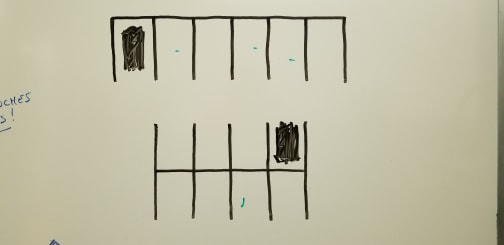
#> input picture camera_receiver/Data/parking_occupied.jpg, 504 x 245 px
$ python -i extract_car.py   (imports and definitions only)
#> lines starting #> are read from the running program, lines starting #| are printed output that depends on the picture; after the words box and inside, x2 and y2 are one past the last pixel; in counts of white or black regions, pixels touching at a corner belong together
#> further down, picture is the input picture: shape (245, 504, 3); mean B, G, R 165.6, 189, 192.3
import imutils
import numpy as np
import cv2
from random import randint

from extract_rectangle import extract_rectangle


def extract_car(img, result):
#> called with result = 'out.png'
    gray = cv2.cvtColor(img, cv2.COLOR_BGR2GRAY)
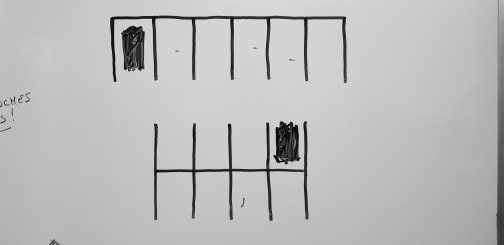
#> gray: shape (245, 504); min 1, max 227, mean 187.3

    ret, thresh = cv2.threshold(gray, 0, 255, cv2.THRESH_BINARY + cv2.THRESH_OTSU)
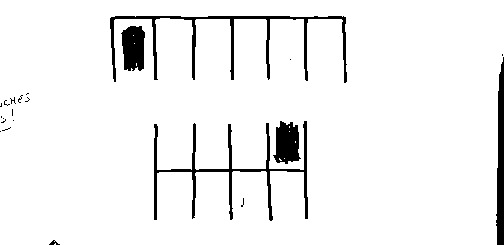
#> thresh: shape (245, 504); 94.5% white; 22 black regions (16 under 20 px), largest, box (x1, y1, x2, y2) and area: (110, 16, 347, 83) 1964, (154, 121, 308, 221) 1827, (496, 57, 504, 245) 1134, (121, 26, 145, 71) 887, (273, 121, 301, 164) 857, (49, 240, 60, 245) 27
#> ret = 127
    # ret, thresh = cv2.threshold(gray, 40, 255, 1)

    # cv2.imshow('Resultat', thresh)
    # cv2.waitKey(0)

    kernel = np.ones((3, 3), np.uint8)
    # res = cv2.erode(thresh,kernel,iterations = 1)
    # kernel = np.ones((11, 11), np.uint8)
    res = cv2.morphologyEx(thresh, cv2.MORPH_CLOSE, kernel)
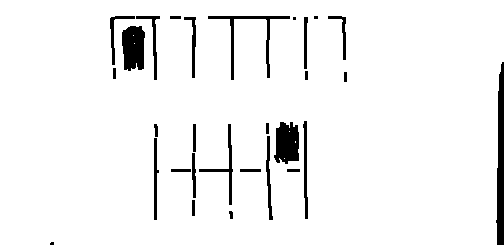
#> res: shape (245, 504); 94.9% white; 29 black regions (3 under 20 px), largest, box (x1, y1, x2, y2) and area: (496, 62, 504, 245) 1125, (122, 26, 145, 71) 878, (274, 122, 299, 164) 842
    kernel = np.ones((3, 3), np.uint8)
    res = cv2.erode(res,kernel,iterations = 3)
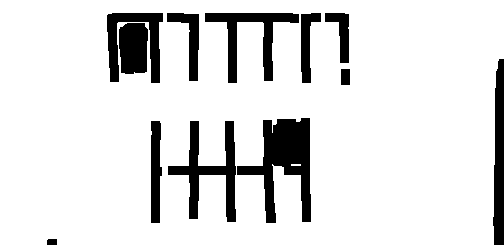
#> res: shape (245, 504); 87.2% white; 12 black regions, largest, box (x1, y1, x2, y2) and area: (237, 118, 311, 223) 3563, (168, 121, 236, 222) 2275, (205, 13, 299, 83) 1949
    res = cv2.dilate(res,kernel,iterations = 3)
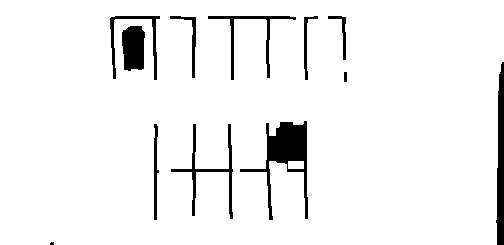
#> res: shape (245, 504); 94.4% white; 12 black regions (1 under 20 px)


    # cv2.imshow('Resultat', res)
    # cv2.waitKey(0)
    contours, h = cv2.findContours(res, 1, 2)
#> contours = 12 contours; largest, box (x1, y1, x2, y2) and area: (0, 0, 504, 245) 121598, (239, 120, 309, 221) 2304, (170, 123, 234, 220) 980, (121, 25, 146, 72) 954, (207, 15, 297, 81) 836; h = [[1, -1, -1, -1], [2, 0, -1, -1], [3, 1, -1, -1], [4, 2, -1, -1], [5, 3, -1, -1], [6, 4, -1, -1], [7, 5, -1, -1], [8, 6, -1, -1], [9, 7, -1, -1], [10, 8, -1, -1], [11, 9, -1, -1], [-1, 10, -1, -1]]

    areas = [cv2.contourArea(c) for c in contours]
#> areas = [105, 979.5, 394, 2303.5, 42, 954.5, 238.5, 292.5, 836, 353, 696, 121597.5]
    # print(areas)
    median = 0
    if len(areas) != 0:
        median = np.median(areas)
#> median = 545
    mini = 2000
    maxi = 13000
    positions = []
    for index in range(len(contours)):
        if mini > areas[index] or maxi < areas[index]:
            continue
        cnt = contours[index]
        cv2.drawContours(result, [cnt], 0, (0, 0, 200), -1)
        M = cv2.moments(cnt)
        cX = int(M["m10"] / M["m00"])
        cY = int(M["m01"] / M["m00"])
        positions.append((cX, cY))
#> this loop made 4 passes
#> after the loop, positions = []

    return result, positions


# [12 lines not run here, left out]

>>> import cv2
>>> picture = cv2.imread('Data/parking_occupied.jpg')
#> (the run stopped early here; a loop or call above may not have finished)

$ run again, on camera_receiver/Data/parking.jpg
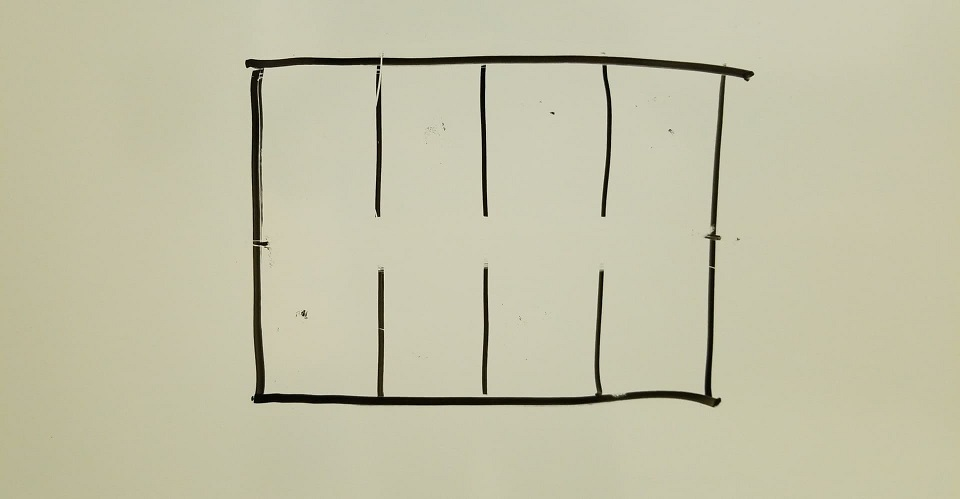
#> input picture camera_receiver/Data/parking.jpg, 960 x 499 px
#> picture is the input picture: shape (499, 960, 3); mean B, G, R 166.1, 192, 194
#> in extract_car, `ret, thresh = cv2.threshold(gray, 0, 255, cv2.THRESH_BINARY + cv2.THRE..`:
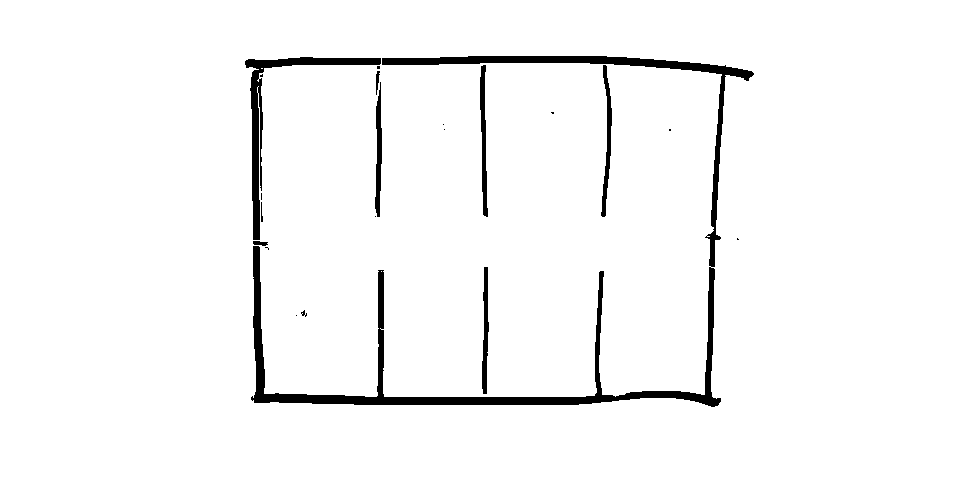
#> thresh: shape (499, 960); 96.7% white; 21 black regions (11 under 20 px), largest, box (x1, y1, x2, y2) and area: (251, 56, 754, 407) 10678, (245, 57, 381, 240) 2465, (480, 65, 488, 217) 684
#> ret = 112
#> in extract_car, `res = cv2.erode(res,kernel,iterations = 3)`:
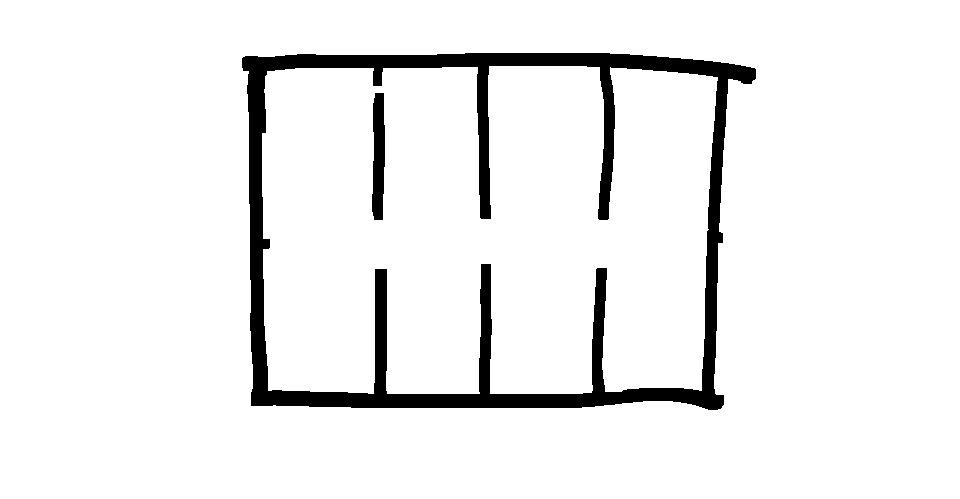
#> res: shape (499, 960); 93.5% white; 2 black regions, box (x1, y1, x2, y2) and area: (242, 53, 756, 410) 29789, (372, 93, 385, 220) 1383
#> contours = 4 contours; box (x1, y1, x2, y2) and area: (0, 0, 960, 499) 477582, (244, 55, 754, 408) 161480, (259, 63, 721, 397) 143964, (374, 95, 383, 218) 696; h = [[1, -1, -1, -1], [2, 0, -1, -1], [3, 1, -1, -1], [-1, 2, -1, -1]]
#> areas = [696, 143964.5, 161480, 477582]
#> median = 152722.2
#> the loop in extract_car, `for index in range(len(contours)):` made 4 passes
#> after the loop in extract_car, `for index in range(len(contours)):`: positions = []
#> result = ('out.png', [])

$ run again, on camera_receiver/Data/parking_complex.jpg
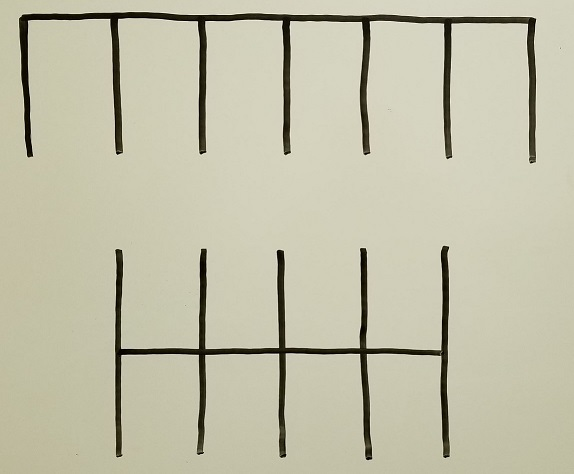
#> input picture camera_receiver/Data/parking_complex.jpg, 574 x 474 px
#> picture is the input picture: shape (474, 574, 3); mean B, G, R 168.6, 191.2, 193.2
#> in extract_car, `ret, thresh = cv2.threshold(gray, 0, 255, cv2.THRESH_BINARY + cv2.THRE..`:
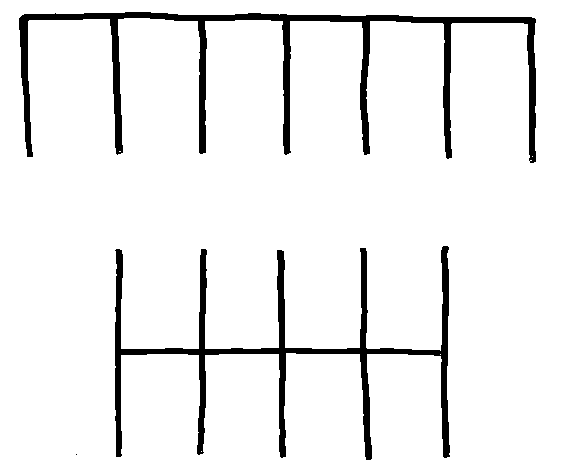
#> thresh: shape (474, 574); 93.5% white; 3 black regions (1 under 20 px), largest, box (x1, y1, x2, y2) and area: (19, 12, 536, 163) 9541, (115, 246, 450, 460) 8159
#> ret = 117
#> in extract_car, `res = cv2.erode(res,kernel,iterations = 3)`:
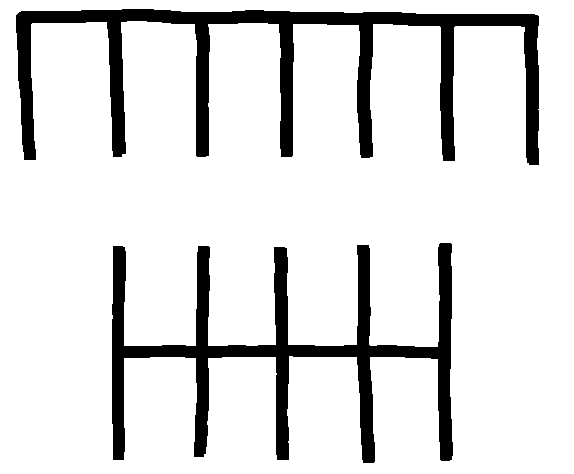
#> res: shape (474, 574); 87% white; 2 black regions, box (x1, y1, x2, y2) and area: (16, 9, 539, 165) 18643, (112, 243, 453, 463) 16600
#> contours = 3 contours; box (x1, y1, x2, y2) and area: (0, 0, 574, 474) 271029, (18, 11, 537, 163) 10989, (114, 245, 451, 461) 9520; h = [[1, -1, -1, -1], [2, 0, -1, -1], [-1, 1, -1, -1]]
#> areas = [9520.5, 10989, 271029]
#> median = 10989
#> the loop in extract_car, `for index in range(len(contours)):` made 1 pass
#> after the loop in extract_car, `for index in range(len(contours)):`: positions = []
